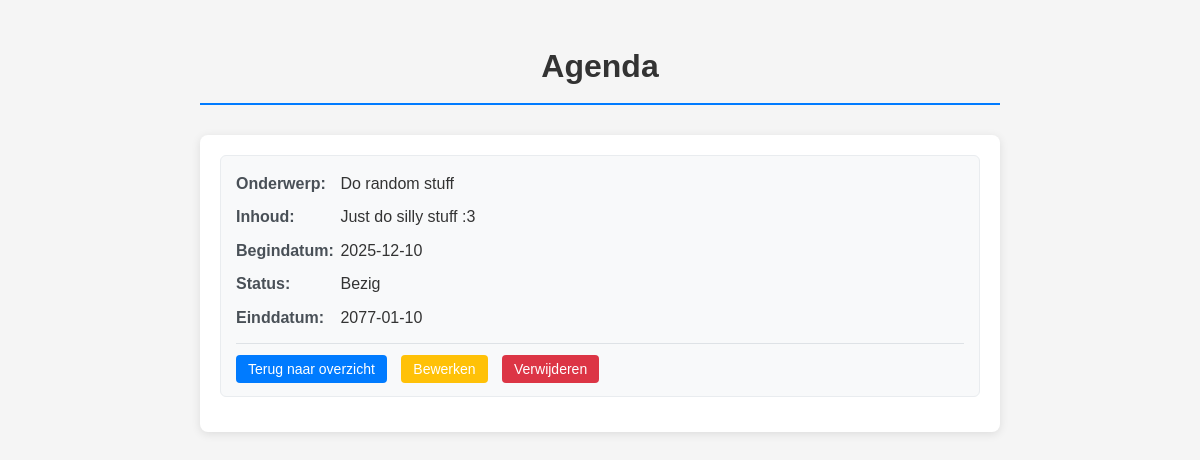
The page /agenda_opdracht/agenda_detail.php?id=5 on the database its author committed.
### tables this page shows
CREATE TABLE "crud_agenda"
(
    id          INTEGER not null
        constraint crud_agenda_pk
            primary key autoincrement,
    onderwerp   TEXT    not null,
    inhoud      TEXT    not null,
    begin_datum DATE    not null,
    status      TEXT    not null,
    eind_datum  DATE    not null
);

### agenda_opdracht/agenda_detail.php (called while the page is built, shortened)
<?php
require '../crud/config.php';
$id = $_GET['id'] ?? null;
try {
    $query = "SELECT * FROM crud_agenda WHERE id = :id";
    $stmt = $pdo->prepare($query);
    $stmt->bindParam(':id', $id, PDO::PARAM_INT);
    $stmt->execute();
    $resultaten = $stmt->fetchAll();
    $aantalRijen = count($resultaten);
} catch (PDOException $e) {
    echo "Fout bij ophalen van agenda item";
    echo "<p>Query: " . $query . "</p>";
    echo "<p>Error: " . $e->getMessage() . "</p>";
}
include 'agenda_details_view.php';

### agenda_opdracht/agenda_details_view.php (the view, shortened to what this page needs)
<!doctype html>
<html lang="en">
<head>
    <link rel="stylesheet" href="./css/agenda.css">
</head>
<body>
    <h1>Agenda</h1>
    <div class="agenda-container">
        <?php if ($aantalRijen > 0) { ?>
            <?php foreach ($resultaten as $rij) { ?>
                <div class="agenda-item">
                    <div class="agenda-field">
                        <span class="agenda-label">Onderwerp:</span>
                        <span class="agenda-value"><?= htmlspecialchars($rij['onderwerp']) ?></span>
                    </div>
                    <div class="agenda-field">
                        <span class="agenda-label">Inhoud:</span>
                        <span class="agenda-value"><?= htmlspecialchars($rij['inhoud']) ?></span>
                    </div>
                    <div class="agenda-field">
                        <span class="agenda-label">Begindatum:</span>
                        <span class="agenda-value"><?= htmlspecialchars($rij['begin_datum']) ?></span>
                    </div>
                    <div class="agenda-field">
                        <span class="agenda-label">Status:</span>
                        <span class="agenda-value"><?= htmlspecialchars($rij['status']) ?></span>
                    </div>
                    <div class="agenda-field">
                        <span class="agenda-label">Einddatum:</span>
                        <span class="agenda-value"><?= htmlspecialchars($rij['eind_datum']) ?></span>
                    </div>
                    <div class="agenda-actions">
                        <a href="index.php" class="btn btn-detail">Terug naar overzicht</a>
                        <a href="agenda_bewerken.php?id=<?= $rij['id'] ?>" class="btn btn-edit">Bewerken</a>
                        <a href="agenda_verwijderen.php?id=<?= $rij['id'] ?>" class="btn btn-delete">Verwijderen</a>
                    </div>
                </div>
            <?php } ?>
        <?php } else { ?>
            <div class="no-results">
                <p>Geen resultaten gevonden.</p>
            </div>
        <?php } ?>
    </div>
</body>
</html>

### agenda_opdracht/css/agenda.css (style rules this page uses)
body { font-family: Arial, sans-serif; max-width: 800px; margin: 0 auto; padding: 20px; background-color: #f5f5f5; line-height: 1.6; }
h1 { color: #333; text-align: center; margin-bottom: 30px; border-bottom: 2px solid #007bff; padding-bottom: 10px; }
.agenda-container { background: white; border-radius: 8px; padding: 20px; box-shadow: 0 2px 10px rgba(0, 0, 0, 0.1); }
.agenda-item { background: #f8f9fa; border: 1px solid #e9ecef; border-radius: 6px; padding: 15px; margin-bottom: 15px; transition: box-shadow 0.2s; }
.agenda-field { margin-bottom: 8px; }
.agenda-label { font-weight: bold; color: #495057; display: inline-block; width: 100px; }
.agenda-value { color: #333; }
.agenda-actions { margin-top: 12px; padding-top: 12px; border-top: 1px solid #dee2e6; }
.btn { text-decoration: none; padding: 6px 12px; border-radius: 4px; font-size: 14px; margin-right: 10px; transition: background-color 0.2s; }
.btn-edit { background-color: #ffc107; color: white; }
.btn-detail { background-color: #007bff; color: white; }
.btn-delete { background-color: #dc3545; color: white; }

### rows shown on the page
crud_agenda: onderwerp "Do random stuff", inhoud "Just do silly stuff :3", begin_datum "2025-12-10", status "Bezig", eind_datum "2077-01-10"
